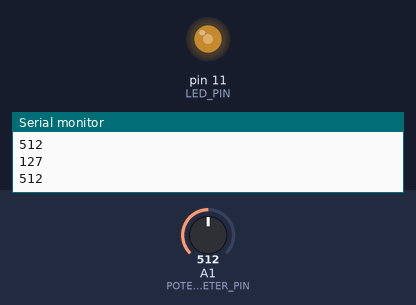
The sketch below on a simulated Arduino Uno, built with avr-gcc and run on an emulated ATmega328P. On the bench: output pins drawn as LEDs (lit = HIGH), the last lines printed to the serial monitor. Inputs (shaded band) come from the test bench; at power-on: A1 (POTENTIOMETER_PIN) = 512.

Above: at 1.2 s.
1.3 s: A1 (POTENTIOMETER_PIN) set to 716
At 2.5 s:
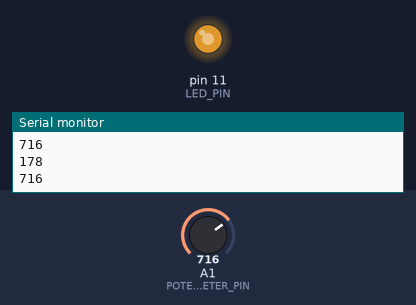
2.8 s: A1 (POTENTIOMETER_PIN) set to 900
At 4.0 s:
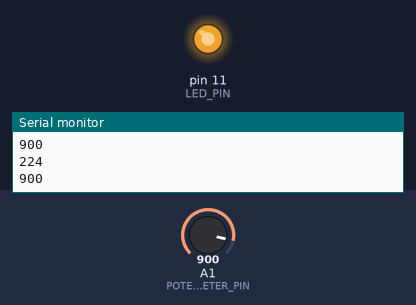
4.3 s: A1 (POTENTIOMETER_PIN) set to 122
At 5.4 s:
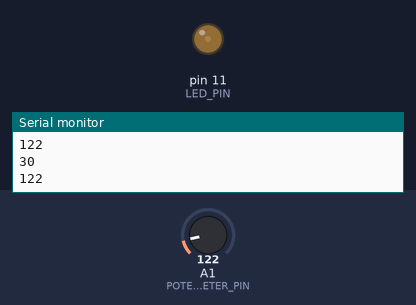
5.8 s: A1 (POTENTIOMETER_PIN) set to 0
At 6.8 s:
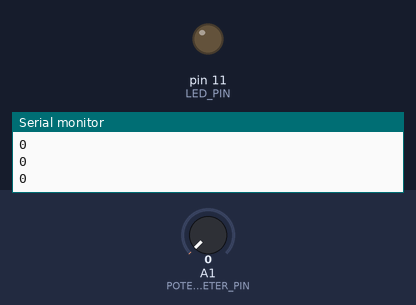
7.3 s: A1 (POTENTIOMETER_PIN) set to 511
At 8.1 s:
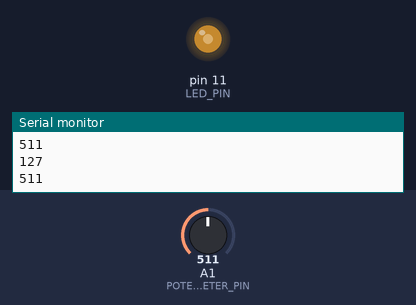
Timing chart, 0 to 9.8 s (numbered marks = the images above; inputs shaded):
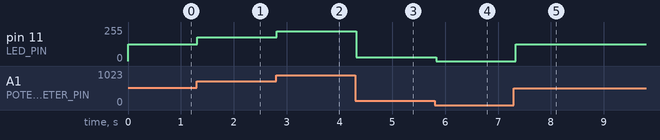

The sketch:

Analog_Input.ino
```cpp
#define POTENTIOMETER_PIN A1
#define LED_PIN 11
long inputValue;
long Brightness;
void setup() {
  pinMode(LED_PIN,OUTPUT);
  Serial.begin(9600);

}

void loop() {
  inputValue=analogRead(POTENTIOMETER_PIN);

  Brightness=(inputValue*255)/1023;
  Serial.println(Brightness);
  Serial.println(inputValue);
  analogWrite(LED_PIN,Brightness);

  delay(100);

}
```

Measured:
- after the input at 1.3 s, pin 11 (LED_PIN): 127/255 → 178/255 at once
- after the input at 2.8 s, pin 11 (LED_PIN): 178/255 → 224/255 at once
- after the input at 4.3 s, pin 11 (LED_PIN): 224/255 → 30/255 at once
- after the input at 5.8 s, pin 11 (LED_PIN): 30/255 → 0/255 at once
- after the input at 7.3 s, pin 11 (LED_PIN): 0/255 → 127/255 at once
